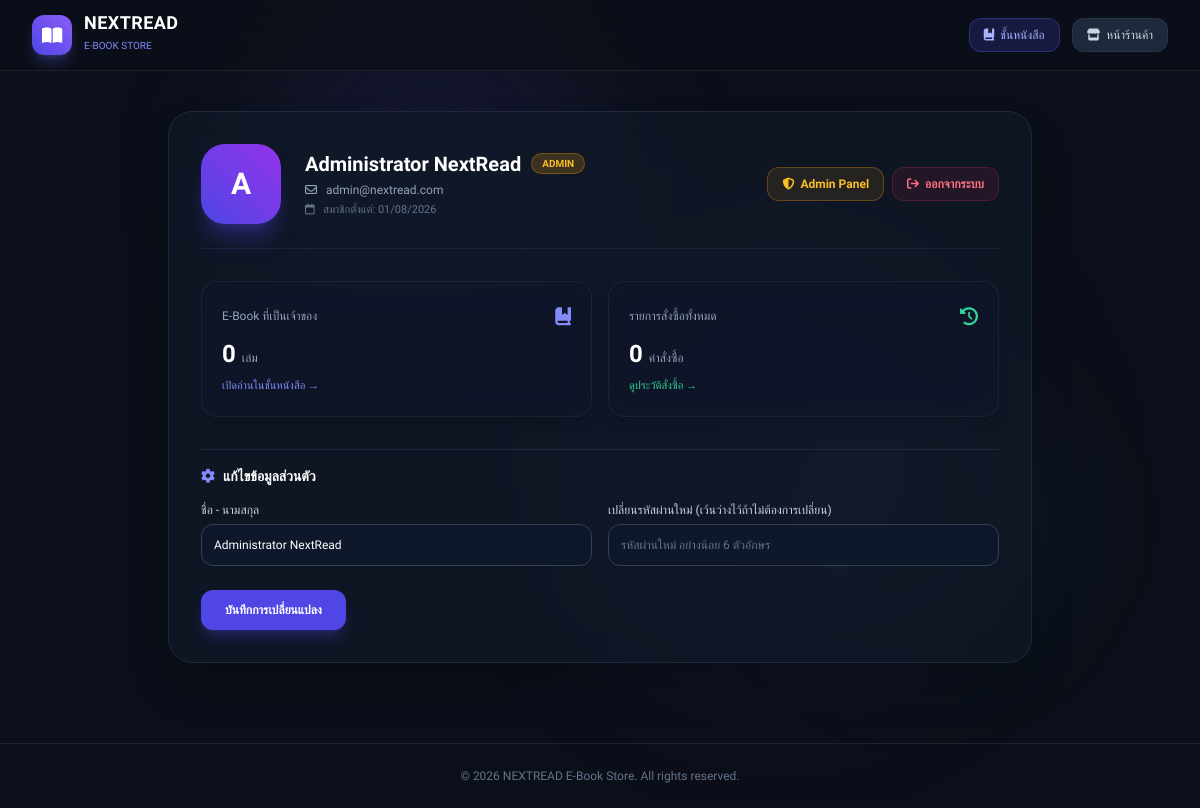
The app's page /profile.php (signed in) with its own data.
### tables this page shows
CREATE TABLE IF NOT EXISTS `users` (
  `user_id` int(11) NOT NULL AUTO_INCREMENT,
  `name` varchar(100) NOT NULL,
  `email` varchar(150) NOT NULL UNIQUE,
  `password` varchar(255) NOT NULL,
  `role` varchar(20) NOT NULL DEFAULT 'user',
  `created_at` datetime NOT NULL DEFAULT CURRENT_TIMESTAMP,
  PRIMARY KEY (`user_id`)
);

### config.php (called while the page is built, shortened)
<?php
function isAdmin() {
    return isset($_SESSION['role']) && $_SESSION['role'] === 'admin';
}
?>

### profile.php (the view, shortened to what this page needs)
<?php
require_once 'config.php';
$user_id = $_SESSION['user_id'];
$stmt_u = $conn->prepare("SELECT * FROM users WHERE user_id = ?");
$stmt_u->bind_param("i", $user_id);
$stmt_u->execute();
$user = $stmt_u->get_result()->fetch_assoc();
$stmt_p = $conn->prepare("SELECT COUNT(DISTINCT oi.ebook_id) as total FROM order_items oi JOIN orders o ON oi.order_id = o.order_id WHERE o.user_id = ? AND o.status = 'approved'");
$stmt_p->bind_param("i", $user_id);
$stmt_p->execute();
$purchased_count = $stmt_p->get_result()->fetch_assoc()['total'] ?? 0;
$stmt_o = $conn->prepare("SELECT COUNT(*) as total FROM orders WHERE user_id = ?");
$stmt_o->bind_param("i", $user_id);
$stmt_o->execute();
$orders_count = $stmt_o->get_result()->fetch_assoc()['total'] ?? 0;
?>
<!DOCTYPE html>
<html lang="th">
<head>
    <script src="https://cdn.tailwindcss.com"></script>
    <link rel="stylesheet" href="https://cdnjs.cloudflare.com/ajax/libs/font-awesome/6.4.0/css/all.min.css">
    <link rel="stylesheet" href="assets/style.css">
</head>
<body class="min-h-screen flex flex-col justify-between antialiased">
    <div class="bg-ambient">
        <div class="ambient-orb-1"></div>
        <div class="ambient-orb-2"></div>
        <div class="ambient-orb-3"></div>
    </div>
    <div class="page-container flex flex-col min-h-screen">
        <nav class="glass-nav sticky top-0 z-50 px-4 md:px-8 py-3.5 flex items-center justify-between">
            <a href="index.php" class="flex items-center gap-3">
                <div class="w-10 h-10 rounded-xl bg-gradient-to-tr from-indigo-600 to-violet-500 flex items-center justify-center text-white shadow-lg shadow-indigo-500/30">
                    <i class="fa-solid fa-book-open text-lg"></i>
                </div>
                <div>
                    <span class="font-bold text-lg text-white tracking-wide block leading-none">NEXTREAD</span>
                    <span class="text-[10px] text-indigo-400 font-medium">E-BOOK STORE</span>
                </div>
            </a>
            <div class="flex items-center gap-3 text-xs">
                <a href="my_books.php" class="px-3.5 py-2 rounded-xl bg-indigo-600/20 text-indigo-300 border border-indigo-500/30 hover:bg-indigo-600/30 transition flex items-center gap-1.5">
                    <i class="fa-solid fa-book-bookmark"></i> <span>ชั้นหนังสือ</span>
                </a>
                <a href="index.php" class="px-3.5 py-2 rounded-xl bg-slate-800 text-slate-300 hover:text-white transition flex items-center gap-1.5 border border-slate-700/50">
                    <i class="fa-solid fa-store"></i> <span>หน้าร้านค้า</span>
                </a>
            </div>
        </nav>
        <main class="max-w-4xl mx-auto w-full px-4 py-10 flex-1 space-y-6">
            <div class="glass-card tilt-card rounded-3xl p-6 md:p-8 border border-slate-800 shadow-2xl space-y-8">
                <div class="flex flex-col md:flex-row items-center gap-6 pb-6 border-b border-slate-800/80">
                    <div class="w-20 h-20 rounded-3xl bg-gradient-to-tr from-indigo-600 to-purple-600 flex items-center justify-center text-white text-3xl font-bold shadow-xl shadow-indigo-600/30 shrink-0">
                        <?php echo mb_substr(strtoupper($user['name']), 0, 1, 'UTF-8'); ?>
                    </div>
                    <div class="text-center md:text-left flex-1 space-y-1">
                        <div class="flex items-center justify-center md:justify-start gap-2.5">
                            <h1 class="text-xl font-bold text-white"><?php echo htmlspecialchars($user['name']); ?></h1>
                            <span class="px-2.5 py-0.5 rounded-full text-[10px] font-bold <?php echo ($user['role'] === 'admin') ? 'bg-amber-500/20 text-amber-400 border border-amber-500/30' : 'bg-indigo-500/20 text-indigo-300 border border-indigo-500/30'; ?> uppercase">
                                <?php echo htmlspecialchars($user['role']); ?>
                            </span>
                        </div>
                        <p class="text-xs text-slate-400"><i class="fa-regular fa-envelope mr-1.5"></i> <?php echo htmlspecialchars($user['email']); ?></p>
                        <p class="text-[11px] text-slate-500"><i class="fa-regular fa-calendar mr-1.5"></i> สมาชิกตั้งแต่: <?php echo date('d/m/Y', strtotime($user['created_at'])); ?></p>
                    </div>
                    <div class="shrink-0 flex items-center gap-2">
                        <?php if (isAdmin()): ?>
                            <a href="admin_dashboard.php" class="px-3.5 py-2 bg-amber-500/10 text-amber-400 hover:bg-amber-500/20 border border-amber-500/30 rounded-xl text-xs font-semibold transition inline-flex items-center gap-1.5">
                                <i class="fa-solid fa-shield-halved"></i> Admin Panel
                            </a>
                        <?php endif; ?>
                        <a href="logout.php" onclick="return confirm('ยืนยันออกจากระบบ?')" class="px-3.5 py-2 bg-rose-600/10 text-rose-400 hover:bg-rose-600/20 border border-rose-500/20 rounded-xl text-xs font-semibold transition inline-flex items-center gap-1.5">
                            <i class="fa-solid fa-arrow-right-from-bracket"></i> ออกจากระบบ
                        </a>
                    </div>
                </div>
                <div class="grid grid-cols-1 sm:grid-cols-2 gap-4">
                    <a href="my_books.php" class="glass-card interactive-card p-5 rounded-2xl bg-slate-900/60 border border-slate-800/80 hover:border-indigo-500/40 transition block group shadow-lg">
                        <div class="flex items-center justify-between mb-2">
                            <span class="text-xs text-slate-400">E-Book ที่เป็นเจ้าของ</span>
                            <i class="fa-solid fa-book-bookmark text-indigo-400 text-lg group-hover:scale-110 transition"></i>
                        </div>
                        <h3 class="text-2xl font-black text-white"><?php echo $purchased_count; ?> <span class="text-xs font-normal text-slate-400">เล่ม</span></h3>
                        <span class="text-[11px] text-indigo-400 mt-2 inline-flex items-center gap-1">เปิดอ่านในชั้นหนังสือ →</span>
                    </a>
                    <a href="orders.php" class="glass-card interactive-card p-5 rounded-2xl bg-slate-900/60 border border-slate-800/80 hover:border-emerald-500/40 transition block group shadow-lg">
                        <div class="flex items-center justify-between mb-2">
                            <span class="text-xs text-slate-400">รายการสั่งซื้อทั้งหมด</span>
                            <i class="fa-solid fa-clock-rotate-left text-emerald-400 text-lg group-hover:scale-110 transition"></i>
                        </div>
                        <h3 class="text-2xl font-black text-white"><?php echo $orders_count; ?> <span class="text-xs font-normal text-slate-400">คำสั่งซื้อ</span></h3>
                        <span class="text-[11px] text-emerald-400 mt-2 inline-flex items-center gap-1">ดูประวัติสั่งซื้อ →</span>
                    </a>
                </div>
                <div class="pt-4 border-t border-slate-800">
                    <h3 class="text-sm font-bold text-white mb-4 flex items-center gap-2">
                        <i class="fa-solid fa-gear text-indigo-400"></i> แก้ไขข้อมูลส่วนตัว
                    </h3>
                    <form method="POST" class="grid grid-cols-1 sm:grid-cols-2 gap-4 text-xs">
                        <div>
                            <label class="block text-slate-300 font-medium mb-1.5">ชื่อ - นามสกุล</label>
                            <input type="text" name="name" value="<?php echo htmlspecialchars($user['name']); ?>" required class="w-full bg-slate-900 border border-slate-700 rounded-xl p-3 text-white focus:outline-none focus:border-indigo-500 text-xs">
                        </div>
                        <div>
                            <label class="block text-slate-300 font-medium mb-1.5">เปลี่ยนรหัสผ่านใหม่ (เว้นว่างไว้ถ้าไม่ต้องการเปลี่ยน)</label>
                            <input type="password" name="new_password" minlength="6" placeholder="รหัสผ่านใหม่ อย่างน้อย 6 ตัวอักษร" class="w-full bg-slate-900 border border-slate-700 rounded-xl p-3 text-white focus:outline-none focus:border-indigo-500 text-xs placeholder-slate-500">
                        </div>
                        <div class="sm:col-span-2 pt-2">
                            <button type="submit" class="px-6 py-3 bg-indigo-600 hover:bg-indigo-500 text-white font-semibold rounded-xl text-xs transition shadow-lg shadow-indigo-600/30">
                                บันทึกการเปลี่ยนแปลง
                            </button>
                        </div>
                    </form>
                </div>
            </div>
        </main>
        <footer class="border-t border-slate-800/80 py-6 text-center text-xs text-slate-500 mt-10">
            <p>© <?php echo date('Y'); ?> NEXTREAD E-Book Store. All rights reserved.</p>
        </footer>
    </div>
</body>
</html>

### assets/style.css (style rules this page uses)
:root { --primary: #6366f1; --primary-glow: rgba(99, 102, 241, 0.35); --accent: #10b981; --bg-dark: #0b0f19; --glass-bg: rgba(17, 24, 39, 0.75); --glass-border: rgba(255, 255, 255, 0.08); }
body { font-family: 'Prompt', sans-serif; background-color: var(--bg-dark); color: #f1f5f9; overflow-x: hidden; position: relative; }
.bg-ambient { position: fixed; top: 0; left: 0; width: 100vw; height: 100vh; pointer-events: none; z-index: 0; overflow: hidden; }
.ambient-orb-1 { position: absolute; top: -10%; left: 15%; width: 500px; height: 500px; background: radial-gradient(circle, rgba(99, 102, 241, 0.15) 0%, rgba(99, 102, 241, 0) 70%); border-radius: 50%; filter: blur(60px); animation: orbFloat1 18s ease-in-out infinite alternate; }
.ambient-orb-2 { position: absolute; bottom: 5%; right: 10%; width: 600px; height: 600px; background: radial-gradient(circle, rgba(168, 85, 247, 0.12) 0%, rgba(168, 85, 247, 0) 70%); border-radius: 50%; filter: blur(70px); animation: orbFloat2 22s ease-in-out infinite alternate; }
.ambient-orb-3 { position: absolute; top: 40%; left: 60%; width: 400px; height: 400px; background: radial-gradient(circle, rgba(16, 185, 129, 0.08) 0%, rgba(16, 185, 129, 0) 70%); border-radius: 50%; filter: blur(50px); animation: orbFloat3 20s ease-in-out infinite alternate; }
.page-container { position: relative; z-index: 10; }
.glass-card { background: var(--glass-bg); backdrop-filter: blur(16px); -webkit-backdrop-filter: blur(16px); border: 1px solid var(--glass-border); transition: transform 0.35s cubic-bezier(0.16, 1, 0.3, 1), box-shadow 0.35s cubic-bezier(0.16, 1, 0.3, 1), border-color 0.35s ease; }
.glass-nav { background: rgba(11, 15, 25, 0.88); backdrop-filter: blur(16px); -webkit-backdrop-filter: blur(16px); border-bottom: 1px solid var(--glass-border); }
.interactive-card { transition: transform 0.35s cubic-bezier(0.16, 1, 0.3, 1), box-shadow 0.35s cubic-bezier(0.16, 1, 0.3, 1), border-color 0.3s ease; }
.stagger-item { animation: staggerFadeIn 0.4s cubic-bezier(0.16, 1, 0.3, 1) forwards; }
button, .btn-action, a.rounded-xl { transition: all 0.2s cubic-bezier(0.16, 1, 0.3, 1); }

### records on screen
users: name "A", name "Administrator NextRead", role "ADMIN", email "admin@nextread.com", created_at "01/08/2026"

### other values on screen
$purchased_count "0"
$orders_count "0"
